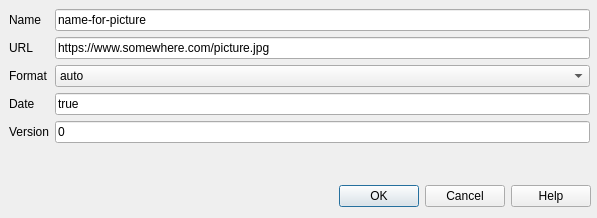
<?xml version="1.0" encoding="UTF-8"?>
<ui version="4.0">
 <class>CDlgMdfFilePicture</class>
 <widget class="QDialog" name="CDlgMdfFilePicture">
  <property name="geometry">
   <rect>
    <x>0</x>
    <y>0</y>
    <width>597</width>
    <height>218</height>
   </rect>
  </property>
  <property name="windowTitle">
   <string>Dialog</string>
  </property>
  <widget class="QDialogButtonBox" name="buttonBox_2">
   <property name="geometry">
    <rect>
     <x>0</x>
     <y>180</y>
     <width>591</width>
     <height>32</height>
    </rect>
   </property>
   <property name="orientation">
    <enum>Qt::Horizontal</enum>
   </property>
   <property name="standardButtons">
    <set>QDialogButtonBox::Cancel|QDialogButtonBox::Help|QDialogButtonBox::Ok</set>
   </property>
   <property name="centerButtons">
    <bool>false</bool>
   </property>
  </widget>
  <widget class="QWidget" name="formLayoutWidget">
   <property name="geometry">
    <rect>
     <x>9</x>
     <y>9</y>
     <width>581</width>
     <height>151</height>
    </rect>
   </property>
   <layout class="QFormLayout" name="formLayout">
    <item row="1" column="0">
     <widget class="QLabel" name="label_2">
      <property name="text">
       <string>Name</string>
      </property>
     </widget>
    </item>
    <item row="1" column="1">
     <widget class="QLineEdit" name="lineEdit">
      <property name="text">
       <string>name-for-picture</string>
      </property>
     </widget>
    </item>
    <item row="2" column="0">
     <widget class="QLabel" name="label_4">
      <property name="text">
       <string>URL</string>
      </property>
     </widget>
    </item>
    <item row="2" column="1">
     <widget class="QLineEdit" name="lineEdit_3">
      <property name="text">
       <string>https://www.somewhere.com/picture.jpg</string>
      </property>
     </widget>
    </item>
    <item row="3" column="0">
     <widget class="QLabel" name="label">
      <property name="text">
       <string>Format</string>
      </property>
     </widget>
    </item>
    <item row="3" column="1">
     <widget class="QComboBox" name="comboBox">
      <item>
       <property name="text">
        <string>auto</string>
       </property>
      </item>
      <item>
       <property name="text">
        <string>png</string>
       </property>
      </item>
      <item>
       <property name="text">
        <string>jpg</string>
       </property>
      </item>
      <item>
       <property name="text">
        <string>svg</string>
       </property>
      </item>
     </widget>
    </item>
    <item row="4" column="0">
     <widget class="QLabel" name="label_5">
      <property name="text">
       <string>Date</string>
      </property>
     </widget>
    </item>
    <item row="4" column="1">
     <widget class="QLineEdit" name="lineEdit_4">
      <property name="text">
       <string>true</string>
      </property>
     </widget>
    </item>
    <item row="5" column="0">
     <widget class="QLabel" name="label_7">
      <property name="text">
       <string>Version</string>
      </property>
     </widget>
    </item>
    <item row="5" column="1">
     <widget class="QLineEdit" name="lineEdit_6">
      <property name="text">
       <string>0</string>
      </property>
     </widget>
    </item>
   </layout>
  </widget>
 </widget>
 <resources/>
 <connections/>
</ui>
